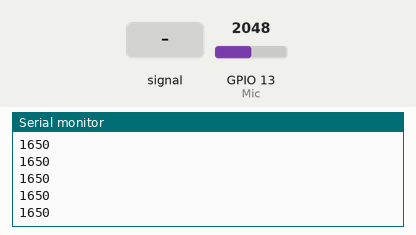
This sketch was run on a simulated ESP32. On the bench: the last lines printed to the serial monitor. The test bench sets the inputs (shaded band); at power-on: GPIO 13 (Mic) = 2048.

Above: at 1.2 s.
1.3 s: GPIO 13 (Mic) fed a 200 Hz sine of ±327 counts around its level
At 1.31 s:
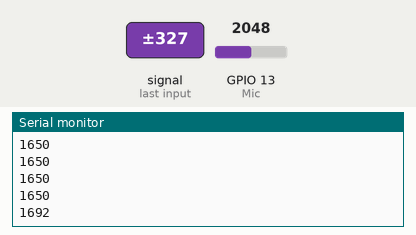
2.8 s: GPIO 13 (Mic) set to 2866
At 2.81 s:
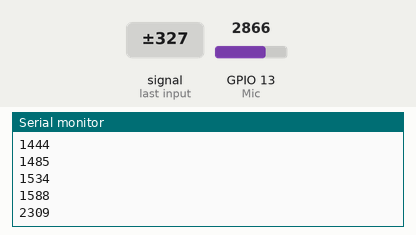
4.3 s: GPIO 13 (Mic) fed a 1000 Hz sine of ±1023 counts around its level
At 4.31 s:
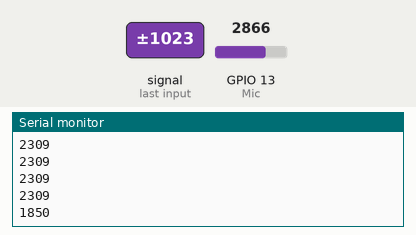
5.8 s: GPIO 13 (Mic) set to 3603
At 5.82 s:
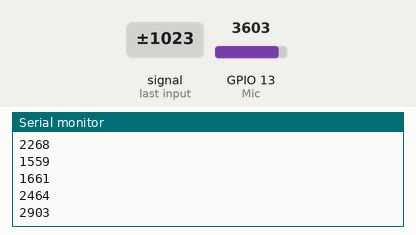
Timing chart, 0 to 8.3 s (numbered marks = the images above; inputs shaded):
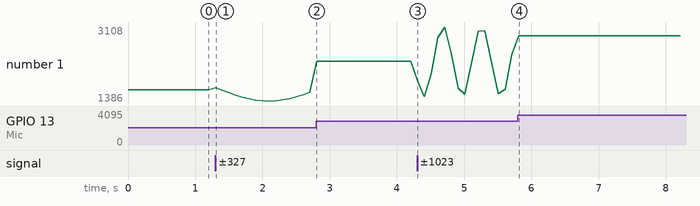

The sketch:

Prueba-Arduino.ino
```cpp
//***************************************************************************************************************
// Universidad del Valle de Guatemala
// BE3015 - Electrónica Digital 2
// Jeremy Mejía
// Proyecto 2
// Arduino
// Carné: 19846
//***************************************************************************************************************

//***************************************************************************************************************
// Librerías
//***************************************************************************************************************

#include <Arduino.h>
#include "esp_adc_cal.h"

//***************************************************************************************************************
// Definición de Pines
//***************************************************************************************************************

//Pin del mic
#define Mic 13
/*
#define led1 2
#define led2 4
#define led3 16
#define led4 17
#define led5 5*/

//***************************************************************************************************************
// Prototipo de Funciones
//***************************************************************************************************************


//***************************************************************************************************************
// Variables Globales
//***************************************************************************************************************
int voltaje;
int adcRaw;


//***************************************************************************************************************
// Configuración
//***************************************************************************************************************


void setup() {
  Serial.begin(115200);
  Serial2.begin(115200);

  pinMode(Mic, INPUT);


  /*
  pinMode(led1, OUTPUT);
  pinMode(led2, OUTPUT);
  pinMode(led3, OUTPUT);
  pinMode(led4, OUTPUT);
  pinMode(led5, OUTPUT);

  digitalWrite(led1, LOW);
  digitalWrite(led2, LOW);
  digitalWrite(led3, LOW);
  digitalWrite(led4, LOW);
  digitalWrite(led5, LOW);
  */
}

//***************************************************************************************************************
// Loop Principal
//***************************************************************************************************************

void loop() {
  adcRaw = analogRead(Mic);
  voltaje = ReadVoltage(adcRaw);

  //voltaje = map(voltaje, 0, 4095, 1, 10);
  Serial.println(voltaje);

  Serial2.write(voltaje);


/*
  if (voltaje > 20 && voltaje <=25){

    digitalWrite(led1, HIGH);
    digitalWrite(led2, LOW);
    digitalWrite(led3, LOW);
    digitalWrite(led4, LOW);
    digitalWrite(led5, LOW);
  }

  else if (voltaje > 25 && voltaje <= 30){

    digitalWrite(led1, HIGH);
    digitalWrite(led2, HIGH);
    digitalWrite(led3, LOW);
    digitalWrite(led4, LOW);
    digitalWrite(led5, LOW);
  }

  else if (voltaje > 30 && voltaje <= 35){

    digitalWrite(led1, HIGH);
    digitalWrite(led2, HIGH);
    digitalWrite(led3, HIGH);
    digitalWrite(led4, LOW);
    digitalWrite(led5, LOW);
  }

  else if (voltaje > 35 && voltaje <= 40){

    digitalWrite(led1, HIGH);
    digitalWrite(led2, HIGH);
    digitalWrite(led3, HIGH);
    digitalWrite(led4, HIGH);
    digitalWrite(led5, LOW);
  }

  else if (voltaje > 40 && voltaje <= 42){

    digitalWrite(led1, HIGH);
    digitalWrite(led2, HIGH);
    digitalWrite(led3, HIGH);
    digitalWrite(led4, HIGH);
    digitalWrite(led5, HIGH);
  }*/
  delay(100);


}

//*************************************************************************************************************
// Función Calibrar ADC
//*************************************************************************************************************

float ReadVoltage(int ADC_Raw){   //Calibración del ADC del ESP32
  esp_adc_cal_characteristics_t adc_chars;
  esp_adc_cal_characterize(ADC_UNIT_1, ADC_ATTEN_11db, ADC_WIDTH_12Bit, 1100, &adc_chars);
  return (esp_adc_cal_raw_to_voltage(ADC_Raw, &adc_chars));
}
```

Measured:
- after the input at 1.3 s, the serial monitor: prints a new line at once (image 1)
- after the input at 2.8 s, the serial monitor: prints a new line at once (image 2)
- after the input at 4.3 s, the serial monitor: prints a new line at once (image 3)
- after the input at 5.8 s, the serial monitor: prints a new line at once (image 4)
- plotted number 1: 1650 → 1588 after the input at 1.3 s, 1588 → 2309 after the input at 2.8 s, 2309 → 2464 after the input at 4.3 s, 2464 → 2903 after the input at 5.8 s
